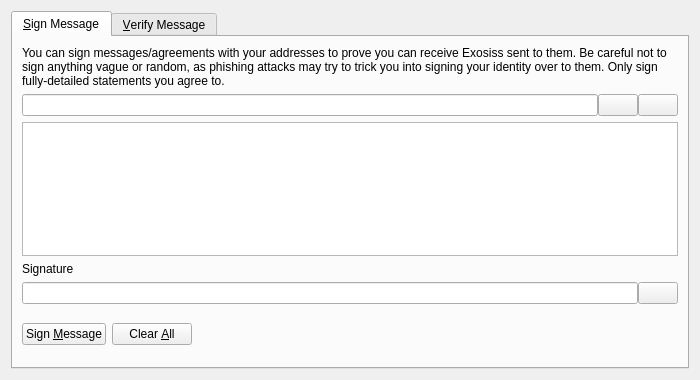
<?xml version="1.0" encoding="UTF-8"?>
<ui version="4.0">
 <class>SignVerifyMessageDialog</class>
 <widget class="QDialog" name="SignVerifyMessageDialog">
  <property name="geometry">
   <rect>
    <x>0</x>
    <y>0</y>
    <width>700</width>
    <height>380</height>
   </rect>
  </property>
  <property name="windowTitle">
   <string>Signatures - Sign / Verify a Message</string>
  </property>
  <property name="modal">
   <bool>true</bool>
  </property>
  <layout class="QVBoxLayout" name="verticalLayout">
   <item>
    <widget class="QTabWidget" name="tabWidget">
     <property name="currentIndex">
      <number>0</number>
     </property>
     <widget class="QWidget" name="tabSignMessage">
      <attribute name="title">
       <string>&amp;Sign Message</string>
      </attribute>
      <layout class="QVBoxLayout" name="verticalLayout_SM">
       <item>
        <widget class="QLabel" name="infoLabel_SM">
         <property name="text">
          <string>You can sign messages/agreements with your addresses to prove you can receive Exosiss sent to them. Be careful not to sign anything vague or random, as phishing attacks may try to trick you into signing your identity over to them. Only sign fully-detailed statements you agree to.</string>
         </property>
         <property name="textFormat">
          <enum>Qt::PlainText</enum>
         </property>
         <property name="wordWrap">
          <bool>true</bool>
         </property>
        </widget>
       </item>
       <item>
        <layout class="QHBoxLayout" name="horizontalLayout_1_SM">
         <property name="spacing">
          <number>0</number>
         </property>
         <item>
          <widget class="QValidatedLineEdit" name="addressIn_SM">
           <property name="toolTip">
            <string>The Exosis address to sign the message with</string>
           </property>
          </widget>
         </item>
         <item>
          <widget class="QPushButton" name="addressBookButton_SM">
           <property name="toolTip">
            <string>Choose previously used address</string>
           </property>
           <property name="text">
            <string/>
           </property>
           <property name="icon">
            <iconset resource="../bitcoin.qrc">
             <normaloff>:/icons/address-book</normaloff>:/icons/address-book</iconset>
           </property>
           <property name="shortcut">
            <string>Alt+A</string>
           </property>
           <property name="autoDefault">
            <bool>false</bool>
           </property>
          </widget>
         </item>
         <item>
          <widget class="QPushButton" name="pasteButton_SM">
           <property name="toolTip">
            <string>Paste address from clipboard</string>
           </property>
           <property name="text">
            <string/>
           </property>
           <property name="icon">
            <iconset resource="../bitcoin.qrc">
             <normaloff>:/icons/editpaste</normaloff>:/icons/editpaste</iconset>
           </property>
           <property name="shortcut">
            <string>Alt+P</string>
           </property>
           <property name="autoDefault">
            <bool>false</bool>
           </property>
          </widget>
         </item>
        </layout>
       </item>
       <item>
        <widget class="QPlainTextEdit" name="messageIn_SM">
         <property name="toolTip">
          <string>Enter the message you want to sign here</string>
         </property>
        </widget>
       </item>
       <item>
        <widget class="QLabel" name="signatureLabel_SM">
         <property name="text">
          <string>Signature</string>
         </property>
         <property name="textFormat">
          <enum>Qt::PlainText</enum>
         </property>
        </widget>
       </item>
       <item>
        <layout class="QHBoxLayout" name="horizontalLayout_2_SM">
         <property name="spacing">
          <number>0</number>
         </property>
         <item>
          <widget class="QLineEdit" name="signatureOut_SM">
           <property name="font">
            <font>
             <italic>true</italic>
            </font>
           </property>
           <property name="readOnly">
            <bool>true</bool>
           </property>
          </widget>
         </item>
         <item>
          <widget class="QPushButton" name="copySignatureButton_SM">
           <property name="toolTip">
            <string>Copy the current signature to the system clipboard</string>
           </property>
           <property name="text">
            <string/>
           </property>
           <property name="icon">
            <iconset resource="../bitcoin.qrc">
             <normaloff>:/icons/editcopy</normaloff>:/icons/editcopy</iconset>
           </property>
           <property name="autoDefault">
            <bool>false</bool>
           </property>
          </widget>
         </item>
        </layout>
       </item>
       <item>
        <layout class="QHBoxLayout" name="horizontalLayout_3_SM">
         <item>
          <widget class="QPushButton" name="signMessageButton_SM">
           <property name="toolTip">
            <string>Sign the message to prove you own this Exosis address</string>
           </property>
           <property name="text">
            <string>Sign &amp;Message</string>
           </property>
           <property name="icon">
            <iconset resource="../bitcoin.qrc">
             <normaloff>:/icons/edit</normaloff>:/icons/edit</iconset>
           </property>
           <property name="autoDefault">
            <bool>false</bool>
           </property>
          </widget>
         </item>
         <item>
          <widget class="QPushButton" name="clearButton_SM">
           <property name="toolTip">
            <string>Reset all sign message fields</string>
           </property>
           <property name="text">
            <string>Clear &amp;All</string>
           </property>
           <property name="icon">
            <iconset resource="../bitcoin.qrc">
             <normaloff>:/icons/remove</normaloff>:/icons/remove</iconset>
           </property>
           <property name="autoDefault">
            <bool>false</bool>
           </property>
          </widget>
         </item>
         <item>
          <spacer name="horizontalSpacer_1_SM">
           <property name="orientation">
            <enum>Qt::Horizontal</enum>
           </property>
           <property name="sizeHint" stdset="0">
            <size>
             <width>40</width>
             <height>48</height>
            </size>
           </property>
          </spacer>
         </item>
         <item>
          <widget class="QLabel" name="statusLabel_SM">
           <property name="font">
            <font>
             <weight>75</weight>
             <bold>true</bold>
            </font>
           </property>
           <property name="text">
            <string/>
           </property>
           <property name="wordWrap">
            <bool>true</bool>
           </property>
          </widget>
         </item>
         <item>
          <spacer name="horizontalSpacer_2_SM">
           <property name="orientation">
            <enum>Qt::Horizontal</enum>
           </property>
           <property name="sizeHint" stdset="0">
            <size>
             <width>40</width>
             <height>48</height>
            </size>
           </property>
          </spacer>
         </item>
        </layout>
       </item>
      </layout>
     </widget>
     <widget class="QWidget" name="tabVerifyMessage">
      <attribute name="title">
       <string>&amp;Verify Message</string>
      </attribute>
      <layout class="QVBoxLayout" name="verticalLayout_VM">
       <item>
        <widget class="QLabel" name="infoLabel_VM">
         <property name="text">
          <string>Enter the receiver's address, message (ensure you copy line breaks, spaces, tabs, etc. exactly) and signature below to verify the message. Be careful not to read more into the signature than what is in the signed message itself, to avoid being tricked by a man-in-the-middle attack. Note that this only proves the signing party receives with the address, it cannot prove sendership of any transaction!</string>
         </property>
         <property name="textFormat">
          <enum>Qt::PlainText</enum>
         </property>
         <property name="alignment">
          <set>Qt::AlignLeading|Qt::AlignLeft|Qt::AlignTop</set>
         </property>
         <property name="wordWrap">
          <bool>true</bool>
         </property>
        </widget>
       </item>
       <item>
        <layout class="QHBoxLayout" name="horizontalLayout_1_VM">
         <property name="spacing">
          <number>0</number>
         </property>
         <item>
          <widget class="QValidatedLineEdit" name="addressIn_VM">
           <property name="toolTip">
            <string>The Exosis address the message was signed with</string>
           </property>
          </widget>
         </item>
         <item>
          <widget class="QPushButton" name="addressBookButton_VM">
           <property name="toolTip">
            <string>Choose previously used address</string>
           </property>
           <property name="text">
            <string/>
           </property>
           <property name="icon">
            <iconset resource="../bitcoin.qrc">
             <normaloff>:/icons/address-book</normaloff>:/icons/address-book</iconset>
           </property>
           <property name="shortcut">
            <string>Alt+A</string>
           </property>
           <property name="autoDefault">
            <bool>false</bool>
           </property>
          </widget>
         </item>
        </layout>
       </item>
       <item>
        <widget class="QPlainTextEdit" name="messageIn_VM"/>
       </item>
       <item>
        <widget class="QValidatedLineEdit" name="signatureIn_VM"/>
       </item>
       <item>
        <layout class="QHBoxLayout" name="horizontalLayout_2_VM">
         <item>
          <widget class="QPushButton" name="verifyMessageButton_VM">
           <property name="toolTip">
            <string>Verify the message to ensure it was signed with the specified Exosis address</string>
           </property>
           <property name="text">
            <string>Verify &amp;Message</string>
           </property>
           <property name="icon">
            <iconset resource="../bitcoin.qrc">
             <normaloff>:/icons/transaction_0</normaloff>:/icons/transaction_0</iconset>
           </property>
           <property name="autoDefault">
            <bool>false</bool>
           </property>
          </widget>
         </item>
         <item>
          <widget class="QPushButton" name="clearButton_VM">
           <property name="toolTip">
            <string>Reset all verify message fields</string>
           </property>
           <property name="text">
            <string>Clear &amp;All</string>
           </property>
           <property name="icon">
            <iconset resource="../bitcoin.qrc">
             <normaloff>:/icons/remove</normaloff>:/icons/remove</iconset>
           </property>
           <property name="autoDefault">
            <bool>false</bool>
           </property>
          </widget>
         </item>
         <item>
          <spacer name="horizontalSpacer_1_VM">
           <property name="orientation">
            <enum>Qt::Horizontal</enum>
           </property>
           <property name="sizeHint" stdset="0">
            <size>
             <width>40</width>
             <height>48</height>
            </size>
           </property>
          </spacer>
         </item>
         <item>
          <widget class="QLabel" name="statusLabel_VM">
           <property name="font">
            <font>
             <weight>75</weight>
             <bold>true</bold>
            </font>
           </property>
           <property name="text">
            <string/>
           </property>
           <property name="wordWrap">
            <bool>true</bool>
           </property>
          </widget>
         </item>
         <item>
          <spacer name="horizontalSpacer_2_VM">
           <property name="orientation">
            <enum>Qt::Horizontal</enum>
           </property>
           <property name="sizeHint" stdset="0">
            <size>
             <width>40</width>
             <height>48</height>
            </size>
           </property>
          </spacer>
         </item>
        </layout>
       </item>
      </layout>
     </widget>
    </widget>
   </item>
  </layout>
 </widget>
 <customwidgets>
  <customwidget>
   <class>QValidatedLineEdit</class>
   <extends>QLineEdit</extends>
   <header>qt/qvalidatedlineedit.h</header>
  </customwidget>
 </customwidgets>
 <resources>
  <include location="../bitcoin.qrc"/>
 </resources>
 <connections/>
</ui>
